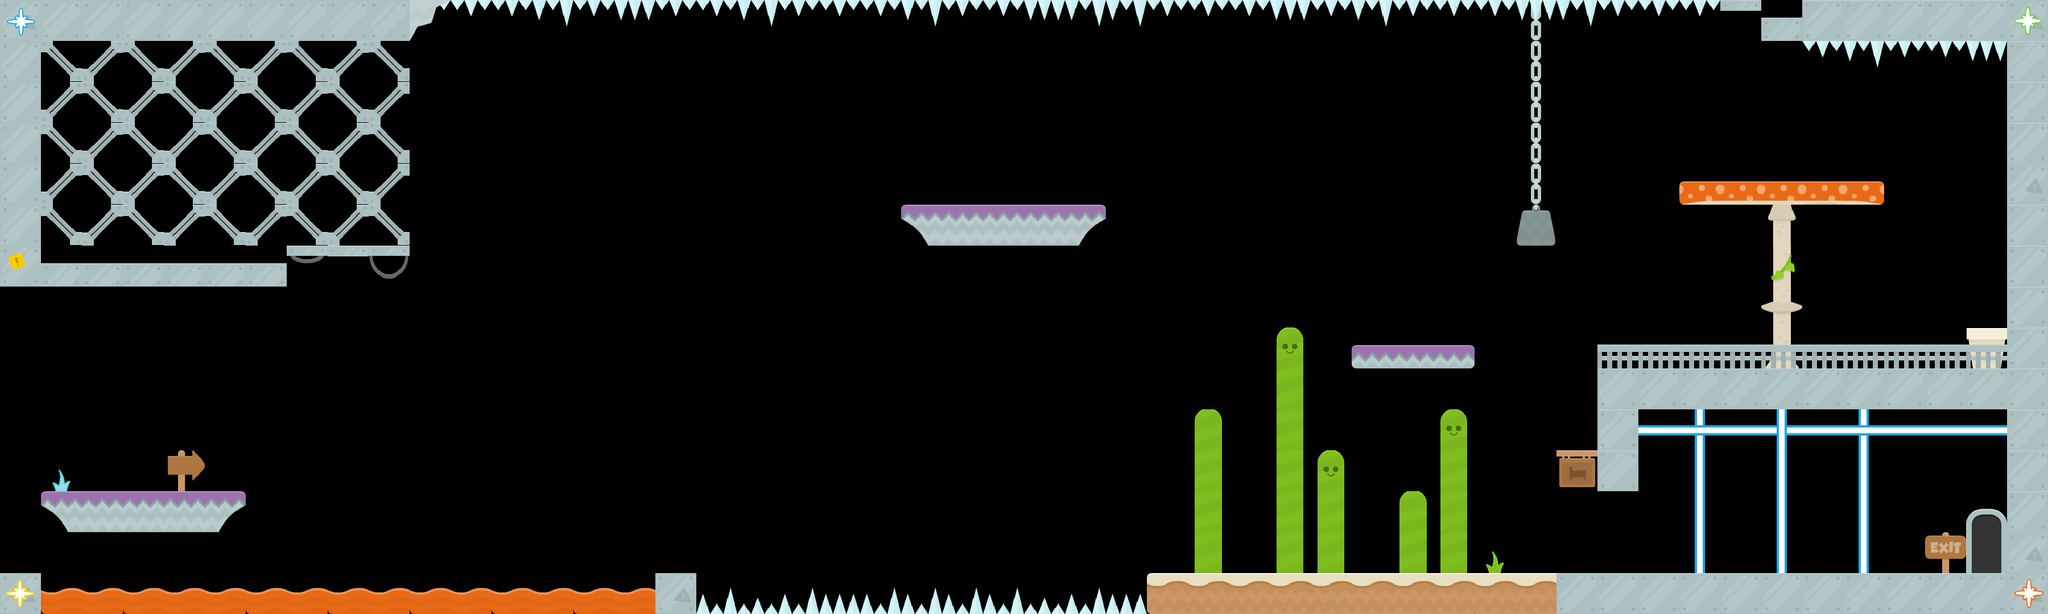

Below is a game level as drawn by its tile map, then a one-line description and the .tmx that defines it (tile-layer data replaced by summaries):
An orthogonal 50x15 tile map with 72x72 px tiles, 3 tile layers (-1, -1, 1) and 34 objects (15x solid, 9x respawn, 2x platform, spawn, 300 y -700, ...).

<map version="1.5" tiledversion="1.7.1" orientation="orthogonal" renderorder="right-down" width="50" height="15" tilewidth="72" tileheight="72" infinite="0" nextlayerid="17" nextobjectid="201">
 <tileset firstgid="1" name="myTitle" tilewidth="72" tileheight="72" tilecount="689" columns="53">
  <image source="tileset.png" trans="ff00ff" width="3816" height="936" />
 </tileset>
 <layer id="13" name="-1" width="50" height="15">
  <data>[750 cells, 202 non-empty, 46 distinct tile ids]</data>
 </layer>
 <layer id="14" name="-1" width="50" height="15">
  <data>[750 cells, 4 non-empty, 4 distinct tile ids]</data>
 </layer>
 <layer id="15" name="1" width="50" height="15">
  <data>[750 cells, 84 non-empty, 12 distinct tile ids]</data>
 </layer>
 <objectgroup id="2" name="Слой объектов 1">
  <object id="24" name="respawn" x="53.5189" y="1029.68" width="1961.34" height="49.5052" />
  <object id="59" name="spawn" x="182.064" y="771.94" />
  <object id="64" name="moveplatform platform_rock platform_rock" type="300 y -700" x="1299.3" y="926.788" width="216" height="72" />
  <object id="91" name="button door_lvl" x="3455.61" y="894.762" width="72" height="113.75" />
  <object id="93" name="respawn" x="2534.27" y="722.697" width="46.424" height="10.8187" />
  <object id="99" name="door block_door door_wood" x="2807.88" y="864.333" width="72" height="144" />
  <object id="116" name="respawn" x="772.828" y="-0.08595" width="2248.01" height="47.6719" />
  <object id="133" name="respawn" x="0.5" y="504.498" width="47.3333" height="575.822" />
  <object id="168" name="solid" x="72.125" y="863.979" width="359.208" height="71.3542" />
  <object id="169" name="moveplatform platform_rock platform_rock" type="200 x -500" x="936" y="794" width="216" height="72" />
  <object id="172" name="respawn" x="3169" y="72.25" width="358" height="44.25" />
  <object id="173" name="solid" x="3023.5" y="0" width="144" height="41.25" />
  <object id="174" name="solid" x="3168" y="0.25" width="431.75" height="71.5" />
  <object id="175" name="solid" x="3528.18" y="71.8182" width="71.5152" height="1008.12" />
  <object id="176" name="solid" x="2808" y="648" width="720" height="71.5" />
  <object id="177" name="solid" type="inactive" x="2015.02" y="1008.11" width="1512.98" height="71.5" />
  <object id="178" name="solid" x="1151.75" y="1007.25" width="72.5" height="22.5" />
  <object id="179" name="moveplatform platform_rock platform_rock" type="200 x -330" x="1076" y="358" width="216" height="72" />
  <object id="180" name="solid" x="0.0848485" y="0.0040404" width="71.9068" height="503.511" />
  <object id="181" name="solid" x="72.4242" y="432.057" width="431.43" height="40.9735" />
  <object id="182" name="solid" x="504" y="432.063" width="216.008" height="18.8625" />
  <object id="183" name="solid" x="72.25" y="0.0909091" width="700.295" height="71.834" />
  <object id="184" name="solid" x="1584.13" y="360.013" width="359.875" height="71.9872" />
  <object id="185" name="solid" x="2376.03" y="576.093" width="215.991" height="40.8278" />
  <object id="187" name="solid" x="2808" y="719.818" width="71.9842" height="144.182" />
  <object id="188" name="respawn" x="2317.29" y="794.924" width="46.424" height="18.8187" />
  <object id="189" name="respawn" x="2462.29" y="864.924" width="46.424" height="17.4853" />
  <object id="190" name="respawn" x="2246.29" y="577.924" width="46.424" height="16.152" />
  <object id="191" name="respawn" x="2102.29" y="719.924" width="46.424" height="12.152" />
  <object id="192" name="platform" x="2736.18" y="792.182" width="71.8182" height="11.4545" />
  <object id="193" name="platform" x="2951.09" y="319.273" width="360.818" height="41.4545" />
  <object id="194" name="solid" x="2666" y="370" width="68.25" height="62.25" />
  <object id="195" name="solid" x="3457" y="577.022" width="71" height="71.9778" />
  <object id="200" name="lever door_opener lever" type="oneTime" x="3456" y="504" width="72" height="72" />
 </objectgroup>
</map>